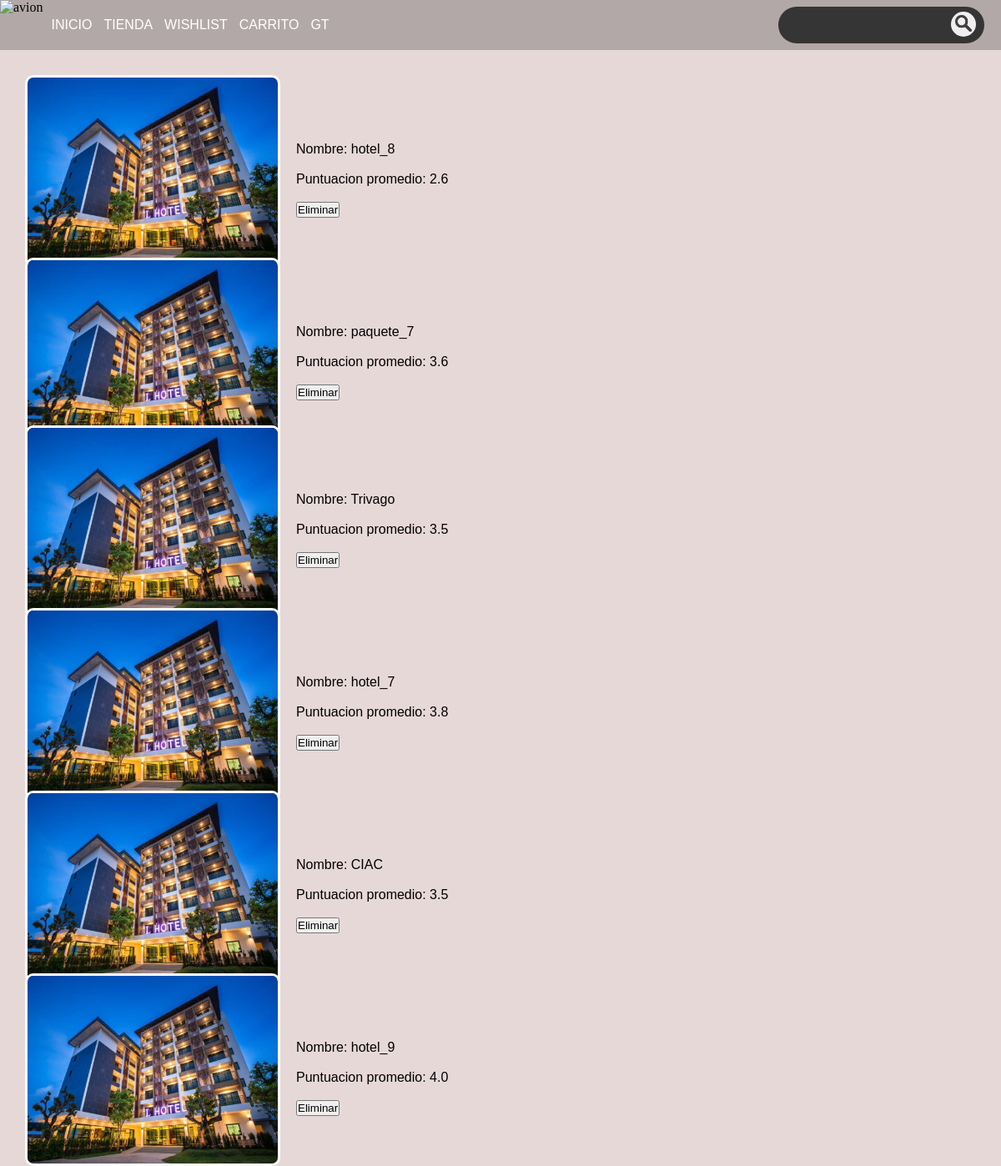
/PHP/wishlist2.php (signed in), run on the app's committed database.
### tables this page shows
CREATE TABLE `wishlist` (
  `rut_usuario` varchar(9) NOT NULL,
  `id_paquete` int(11) DEFAULT NULL,
  `id_hotel` int(11) DEFAULT NULL
);

CREATE TABLE `hoteles` (
  `id_hotel` int(11) NOT NULL,
  `nombre` varchar(100) NOT NULL,
  `num_estrellas` int(11) NOT NULL,
  `precio_noche` float NOT NULL,
  `ciudad` varchar(50) NOT NULL,
  `num_habitaciones` int(11) NOT NULL,
  `habitaciones_dispo` int(11) NOT NULL,
  `estacionamiento` tinyint(1) NOT NULL,
  `piscina` tinyint(1) NOT NULL,
  `lavanderia` tinyint(1) NOT NULL,
  `pet_friendly` tinyint(1) NOT NULL,
  `desayuno` tinyint(1) NOT NULL,
  `calif_promedio` float NOT NULL
);

CREATE TABLE `paquetes` (
  `id_paquete` int(11) NOT NULL,
  `nombre` varchar(100) NOT NULL,
  `aerolinea_ida` varchar(100) NOT NULL,
  `aerolinea_vuelta` varchar(100) NOT NULL,
  `hospedaje_1` varchar(50) NOT NULL,
  `hospedaje_2` varchar(50) DEFAULT NULL,
  `hospedaje_3` varchar(50) DEFAULT NULL,
  `ciudad_1` varchar(50) NOT NULL,
  `ciudad_2` varchar(50) DEFAULT NULL,
  `ciudad_3` varchar(50) DEFAULT NULL,
  `fecha_salida` date NOT NULL,
  `fecha_llegada` date NOT NULL,
  `noches_totales` int(11) NOT NULL,
  `precio_persona` float NOT NULL,
  `numero_paquetesdispo` int(11) NOT NULL,
  `numero_paquetestotal` int(11) NOT NULL,
  `maximo_personas` int(11) NOT NULL,
  `calif_promedio` float NOT NULL
);

### PHP/wishlist2.php (the view, shortened to what this page needs)
<?php
	include_once 'header2.php';
	require 'connection.php';
?>
<body>
<link rel="stylesheet" href="../css/wishlist.css">
<?php
	$query_usuario = "SELECT rut FROM usuarios WHERE nombre = '".$_SESSION["session_user"]."'";
	$consulta_usuario = mysqli_query($conn,$query_usuario);
	$usuario = mysqli_fetch_assoc($consulta_usuario);
	$query = "SELECT * FROM wishlist WHERE rut_usuario = '".$usuario["rut"]."'";
	$consulta = mysqli_query($conn, $query);
	while ($row = mysqli_fetch_assoc($consulta)) {
		if ($row["id_hotel"] != NULL) {
			$query = "SELECT * FROM hoteles WHERE id_hotel = ".$row["id_hotel"]."";
			$consulta2 = mysqli_query($conn, $query);
			$rows = mysqli_fetch_assoc($consulta2);
			$query_hoteles = "SELECT *, calif_promedio AS promedio_estrellas FROM hoteles WHERE id_hotel = '".$row["id_hotel"]."' ORDER BY promedio_estrellas DESC LIMIT 10";
			$consulta_hoteles = mysqli_query($conn,$query_hoteles);
			$row_hoteles = mysqli_fetch_assoc($consulta_hoteles);
			echo "<div class='store'>";
			echo "<div class='objeto'>";
			echo "<form action='store.php' method='post'>";
			echo "<button type='submit' name='hotel_b' style='border-style:none;width:100px;height:100px'><img src=../imagenes/hotel.jpg width=300 alt='Imagen'></button>";
			echo "</form>";
			echo "</div>";
			echo "<div class='texto'>";
			echo "<p>Nombre: ".$rows["nombre"]."</p><br>";
			if (is_null($row_hoteles) == True) {
				echo "<p>Puntuacion promedio: 0</p><br>";
			}
			else {
				echo "<p>Puntuacion promedio: ".number_format($row_hoteles["promedio_estrellas"],1)."</p><br>";
			}
			echo "<form action='eliminar_wishlist.php' method='post'>";
			echo "<button type='submit' name='eliminar_w'>Eliminar</button>";
			echo "</form>";
			echo "</div>";
			echo "</div>";
			echo "<br>";
		}
		else {
			$query = "SELECT * FROM paquetes WHERE id_paquete = ".$row["id_paquete"]."";
			$consulta2 = mysqli_query($conn, $query);
			$rows = mysqli_fetch_assoc($consulta2);
			$query_paquetes = "SELECT *, calif_promedio AS promedio_estrellas FROM paquetes WHERE id_paquete = '".$row["id_paquete"]."' ORDER BY promedio_estrellas DESC LIMIT 10";
			$consulta_paquetes = mysqli_query($conn,$query_paquetes);
			$row_paquetes = mysqli_fetch_assoc($consulta_paquetes);
			echo "<div class='store'>";
			echo "<div class='objeto'>";
			echo "<form action='store.php' method='post'>";
			echo "<button type='submit' name='hotel_b' style='border-style:none;width:100px;height:100px'><img src=../imagenes/hotel.jpg width=300 alt='Imagen'></button>";
			echo "</form>";
			echo "</div>";
			echo "<div class='texto'>";
			echo "<p>Nombre: ".$rows["nombre"]."</p><br>";
			if (is_null($row_paquetes) == True) {
				echo "<p>Puntuacion promedio: 0</p><br>";
			}
			else {
				echo "<p>Puntuacion promedio: ".number_format($row_paquetes["promedio_estrellas"],1)."</p><br>";
			}
			echo "<form action='eliminar_wishlist.php' method='post'>";
			echo "<button type='submit' name='eliminar_w'>Eliminar</button>";
			echo "</form>";
			echo "</div>";
			echo "</div>";
		}
	}
?>
</body>
</html>

### css/header.css (style rules this page uses)
* { margin: 0; padding: 0; }
body { background-color: #e7d8d8; }

### css/wishlist.css (style rules this page uses)
.store { margin-top: 30px; margin-left: 30px; display: flex; }
.objeto img { float: left; border: 3px solid #fff; border-radius: 10px; margin-right: 15px; }
.objeto button { background-color: transparent; cursor: pointer; }
.texto { margin-top: 80px; margin-left: 225px; }
.texto p { font-family: 'Poppins', sans-serif; }

### data on the page
wishlist: id_hotel.nombre "hotel_8", id_hotel.calif_promedio "2.6"
wishlist: id_paquete.nombre "paquete_7", id_paquete.calif_promedio "3.6"
wishlist: id_hotel.nombre "Trivago", id_hotel.calif_promedio "3.5"
wishlist: id_hotel.nombre "hotel_7", id_hotel.calif_promedio "3.8"
wishlist: id_hotel.nombre "CIAC", id_hotel.calif_promedio "3.5"
wishlist: id_hotel.nombre "hotel_9", id_hotel.calif_promedio "4.0"

### other printed values
$_SESSION["session_user"] "GT"
